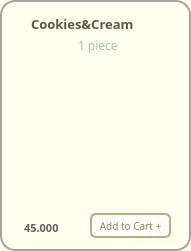
       <widget class="QFrame" name="frame_cookcandc">
        <property name="geometry">
         <rect>
          <x>470</x>
          <y>9</y>
          <width>191</width>
          <height>251</height>
         </rect>
        </property>
        <property name="font">
         <font>
          <family>Mongolian Baiti</family>
         </font>
        </property>
        <property name="styleSheet">
         <string notr="true">background-color:#FFFFF0;
border-radius: 15px; 
border: 2px solid #A8A29E ;</string>
        </property>
        <property name="frameShape">
         <enum>QFrame::StyledPanel</enum>
        </property>
        <property name="frameShadow">
         <enum>QFrame::Raised</enum>
        </property>
        <widget class="QLabel" name="label_candc">
         <property name="geometry">
          <rect>
           <x>31</x>
           <y>14</y>
           <width>141</width>
           <height>20</height>
          </rect>
         </property>
         <property name="font">
          <font>
           <family>Mongolian Baiti</family>
           <pointsize>10</pointsize>
           <weight>75</weight>
           <bold>true</bold>
          </font>
         </property>
         <property name="styleSheet">
          <string notr="true">border-radius: 0px;
border:0px solid;
color:#5A5A42</string>
         </property>
         <property name="text">
          <string>Cookies&amp;Cream</string>
         </property>
        </widget>
        <widget class="QLabel" name="label_candc_size">
         <property name="geometry">
          <rect>
           <x>78</x>
           <y>37</y>
           <width>51</width>
           <height>16</height>
          </rect>
         </property>
         <property name="font">
          <font>
           <family>Mongolian Baiti</family>
           <pointsize>9</pointsize>
          </font>
         </property>
         <property name="styleSheet">
          <string notr="true">color: #A7C7A7;
border:0px</string>
         </property>
         <property name="text">
          <string>1 piece</string>
         </property>
        </widget>
        <widget class="QLabel" name="label_cookies_candc">
         <property name="geometry">
          <rect>
           <x>-10</x>
           <y>-30</y>
           <width>211</width>
           <height>261</height>
          </rect>
         </property>
         <property name="sizePolicy">
          <sizepolicy hsizetype="Fixed" vsizetype="Ignored">
           <horstretch>0</horstretch>
           <verstretch>0</verstretch>
          </sizepolicy>
         </property>
         <property name="styleSheet">
          <string notr="true">border:0px;
background-color: transparent;</string>
         </property>
         <property name="text">
          <string/>
         </property>
         <property name="pixmap">
          <pixmap>../images/image-removebg-preview (34).png</pixmap>
         </property>
         <property name="scaledContents">
          <bool>true</bool>
         </property>
        </widget>
        <widget class="QPushButton" name="pushButton_add_candc">
         <property name="geometry">
          <rect>
           <x>90</x>
           <y>213</y>
           <width>81</width>
           <height>25</height>
          </rect>
         </property>
         <property name="maximumSize">
          <size>
           <width>16777207</width>
           <height>16777215</height>
          </size>
         </property>
         <property name="font">
          <font>
           <family>Mongolian Baiti</family>
           <pointsize>-1</pointsize>
          </font>
         </property>
         <property name="styleSheet">
          <string notr="true">QPushButton {
    background-color: white;
    color: #A37B50;
    border: 2px solid #C2A87E;
    border-radius: 6px;
    padding: 4px 5px;
    font-size: 10px;
}

QPushButton:hover {
    background-color: #F7F3EF;
}

QPushButton:pressed {
    background-color: #E6D5C3;
}
</string>
         </property>
         <property name="text">
          <string>Add to Cart +</string>
         </property>
        </widget>
        <widget class="QLabel" name="label_candc_price">
         <property name="geometry">
          <rect>
           <x>24</x>
           <y>220</y>
           <width>61</width>
           <height>16</height>
          </rect>
         </property>
         <property name="font">
          <font>
           <family>Mongolian Baiti</family>
           <pointsize>8</pointsize>
           <weight>75</weight>
           <bold>true</bold>
          </font>
         </property>
         <property name="styleSheet">
          <string notr="true">border:0px;
color: rgb(98, 94, 92);
</string>
         </property>
         <property name="text">
          <string>45.000</string>
         </property>
        </widget>
        <zorder>label_cookies_candc</zorder>
        <zorder>label_candc</zorder>
        <zorder>label_candc_size</zorder>
        <zorder>pushButton_add_candc</zorder>
        <zorder>label_candc_price</zorder>
       </widget>
